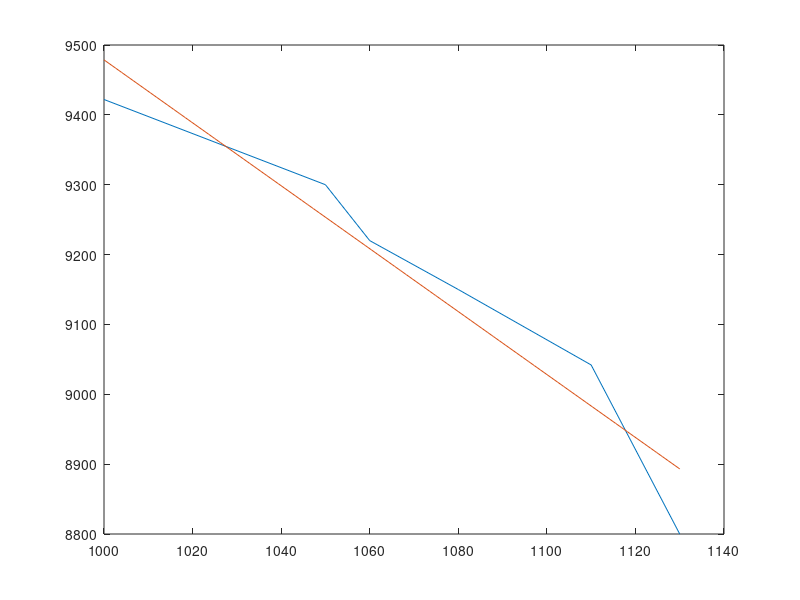

Write MATLAB code to recreate this figure.
A=[0 0;-1 0;0 1];
b=[1; -1; 1];
m=size(A,2);
[Q,R]=qr(A);
Rhat=R(1:m,1:m);
b=Q.'*b;
b=b(1:m,1);
ls0=inv(Rhat)*b

%Ex 3.3.9 part a
t=[-1;-0.75;-0.5;0;0.25;0.5;0.75];
A=[1 -1 1;1 -0.75 0.5625; 1 -0.5 0.25;1 0 0; 1 0.25 0.0625; 1 0.5 0.25; 1 0.75 0.5625];
b=[1;0.8125;0.75;1;1.3125;1.75;2.3125];
m=size(A,2);
[Q,R]=qr(A);
Rhat=R(1:m,1:m);
b=Q.'*b;
b=b(1:m,1);
ls1=inv(Rhat)*b

% Part b alpha
t=[1000;1050;1060;1080;1110;1130];
A=[50 -65;50 -15;50 -5;50 15;50 45;50 65];
b=[6010;6153;6421;6399;6726;6701];
x=linspace(1000,1130);
x1=6360+5.9*x-6283.5;
plot(t,b,x,x1)
m=size(A,2);
[Q,R]=qr(A);
Rhat=R(1:m,1:m);
b=Q.'*b;
b=b(1:m,1);
ls2=inv(Rhat)*b



b=[9422;9300;9220;9150;9042;8800];
x2=9185.6-4.5039*x+4797;
plot(t,b,x,x2)
b=Q.'*b;
b=b(1:m,1);
ls3=inv(Rhat)*b


